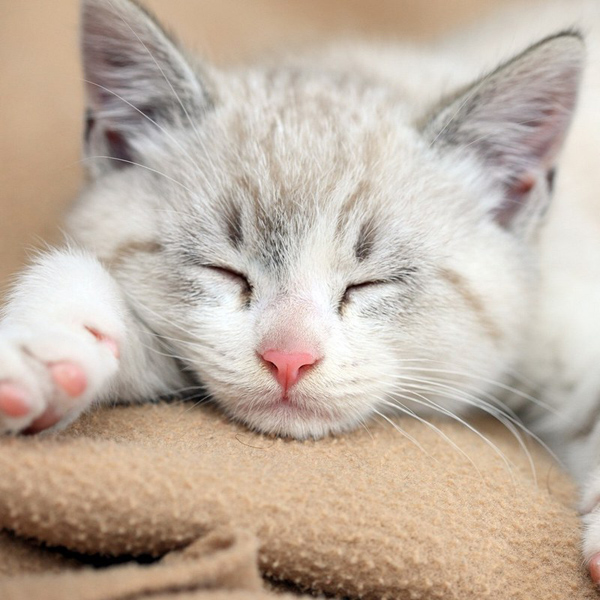
#> input picture Week 3/Matplotlib/meo.jpg, 600 x 600 px
$ python Images.py
#> lines starting #> are read from the running program, lines starting #| are printed output that depends on the picture
import numpy as np
import matplotlib.pyplot as plt
from matplotlib.pyplot import imread


img = imread('meo.jpg')
#> img is the input picture: shape (600, 600, 3); mean R, G, B 193.4, 177.8, 163.3
img_tinted = img * [1, 0.95, 0.9]
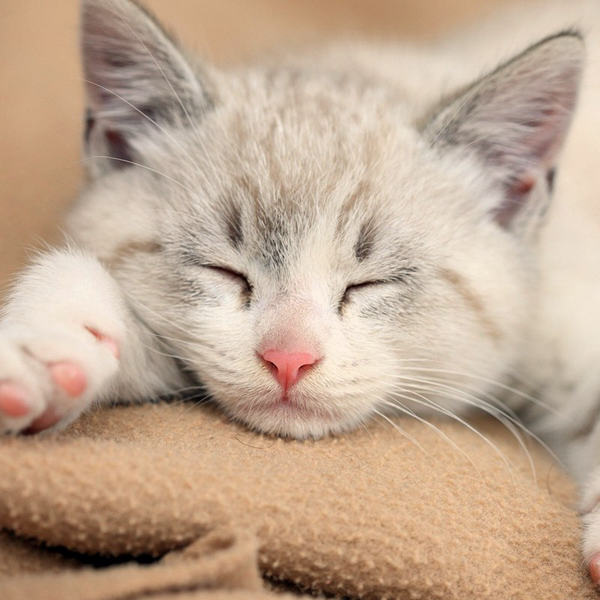
#> img_tinted: shape (600, 600, 3) float64; mean R, G, B 193.4, 168.9, 146.9


plt.subplot(1, 2, 1)
plt.imshow(img)


plt.subplot(1, 2, 2)


plt.imshow(np.uint8(img_tinted))
plt.show()
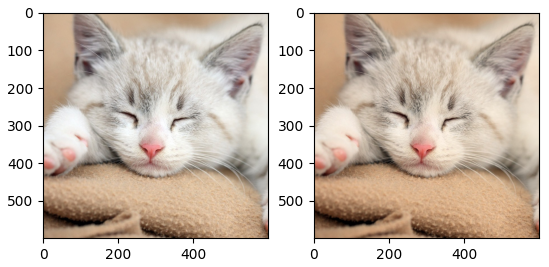
#> figure drawn by matplotlib, 2 panels
